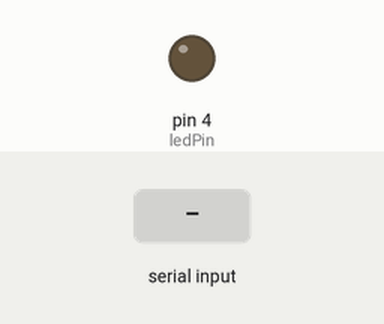
The sketch below on a simulated Arduino Uno, built with avr-gcc and run on an emulated ATmega328P. Parts: output pins drawn as LEDs (lit = HIGH). Inputs (shaded band) come from the test bench.

Above: at 1.2 s.
1.3 s: "2" received over Serial
At 8.6 s:
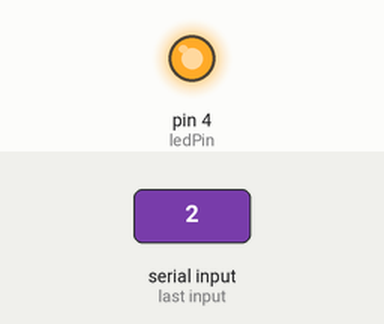
Timing chart, 0 to 10.3 s (numbered marks = the images above; inputs shaded):
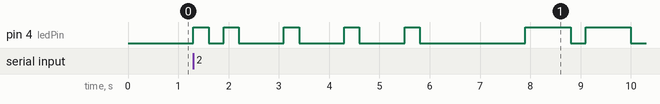

Measured:
- after the input at 1.3 s, pin 4 (ledPin): LOW → HIGH at once, → LOW 0.30 s later, → HIGH 0.30 s later, → LOW 0.30 s later, … (14 changes in this stretch)

The sketch:

HC05_Enigma_Test.ino
```cpp
//Define the variable that contains the led
#define ledPin 4
int state = 0;
void setup() {
  //Setting the pin mode and initial LOW
  pinMode(ledPin, OUTPUT);
  digitalWrite(ledPin, LOW);
  Serial.begin(9600); // Default communication rate
}
void loop() {
  // Checks if the data is coming from the serial port
  if(Serial.available() > 0){
    state = Serial.read(); // Read the data from the serial port
 }
 //Deciding functions for LED on and off
 if (state == '0') {
  digitalWrite(ledPin, LOW); // Turn LED OFF
  // Send back, to the phone, the String "LED: ON"
  Serial.println("LED: OFF");
  state = 0;
 }
 else if (state == '1') {
  digitalWrite(ledPin, HIGH);
  Serial.println("LED: ON");;
  state = 0;
 } else if (state == '2') {
  code(); //Start Morse Code
  Serial.println("LED: CODE MORSE");;
  state = 0;
 }
}

void code() {
    lI();
    lE();
    lE();
    lE();
    space();
    n8();
    n0();
    n2();
    dot();
    n1();
    n5();
}

void lA () {dot();dash();shortspace();}//letter A in morse code!
void lB () {dash();dot();dot();dot();shortspace();}//same for B
void lC () {dash();dot();dash();dot();shortspace();}
void lD () {dash();dot();dot();shortspace();}
void lE () {dot();shortspace();}
void lF () {dot();dot();dash();dot();shortspace();}
void lG () {dash();dash();dot();shortspace();}
void lH () {dot();dot();dot();dot();shortspace();}
void lI () {dot();dot();shortspace();}
void lJ () {dot();dash();dash();dash();shortspace();}
void lK () {dash();dot();dash();shortspace();}
void lL () {dot();dash();dot();dot();shortspace();}
void lM () {dash();dash();shortspace();}
void lN () {dash();dot();shortspace();}
void lO () {dash();dash();dash();shortspace();}
void lP () {dot();dash();dash();dot();shortspace();}
void lQ () {dash();dash();dot();dash();shortspace();}
void lR () {dot();dash();dot();shortspace();}
void lS () {dot();dot();dot();shortspace();}
void lT () {dash();shortspace();}
void lU () {dot();dot();dash();shortspace();}
void lV () {dot();dot();dot();dash();shortspace();}
void lW () {dot();dash();dash();shortspace();}
void lX () {dash();dot();dot();dash();shortspace();}
void lY () {dash();dot();dash();dash();shortspace();}
void lZ () {dash();dash();dot();dot();shortspace();}
void n1 () {dot();dash();dash();dash();dash();shortspace();}//number 1 in morse code
void n2 () {dot();dot();dash();dash();dash();shortspace();}
void n3 () {dot();dot();dot();dash();dash();shortspace();}
void n4 () {dot();dot();dot();dot();dash();shortspace();}
void n5 () {dot();dot();dot();dot();dot();shortspace();}
void n6 () {dash();dot();dot();dot();dot();shortspace();}
void n7 () {dash();dash();dot();dot();dot();shortspace();}
void n8 () {dash();dash();dash();dot();dot();shortspace();}
void n9 () {dash();dash();dash();dash();dot();shortspace();}
void n0 () {dash();dash();dash();dash();dash();shortspace();}
void space () {delay (1200);}//space between words
void dot () {digitalWrite(ledPin,HIGH); delay (300); digitalWrite(ledPin,LOW); delay (300);}//the dot this code make the led on for 300 than off for 300
void dash () {digitalWrite(ledPin,HIGH); delay (900); digitalWrite(ledPin,LOW); delay (300);}//the dash this code make the led on for 900 than off for 300
void shortspace () {delay(600);}//space between letters
```
